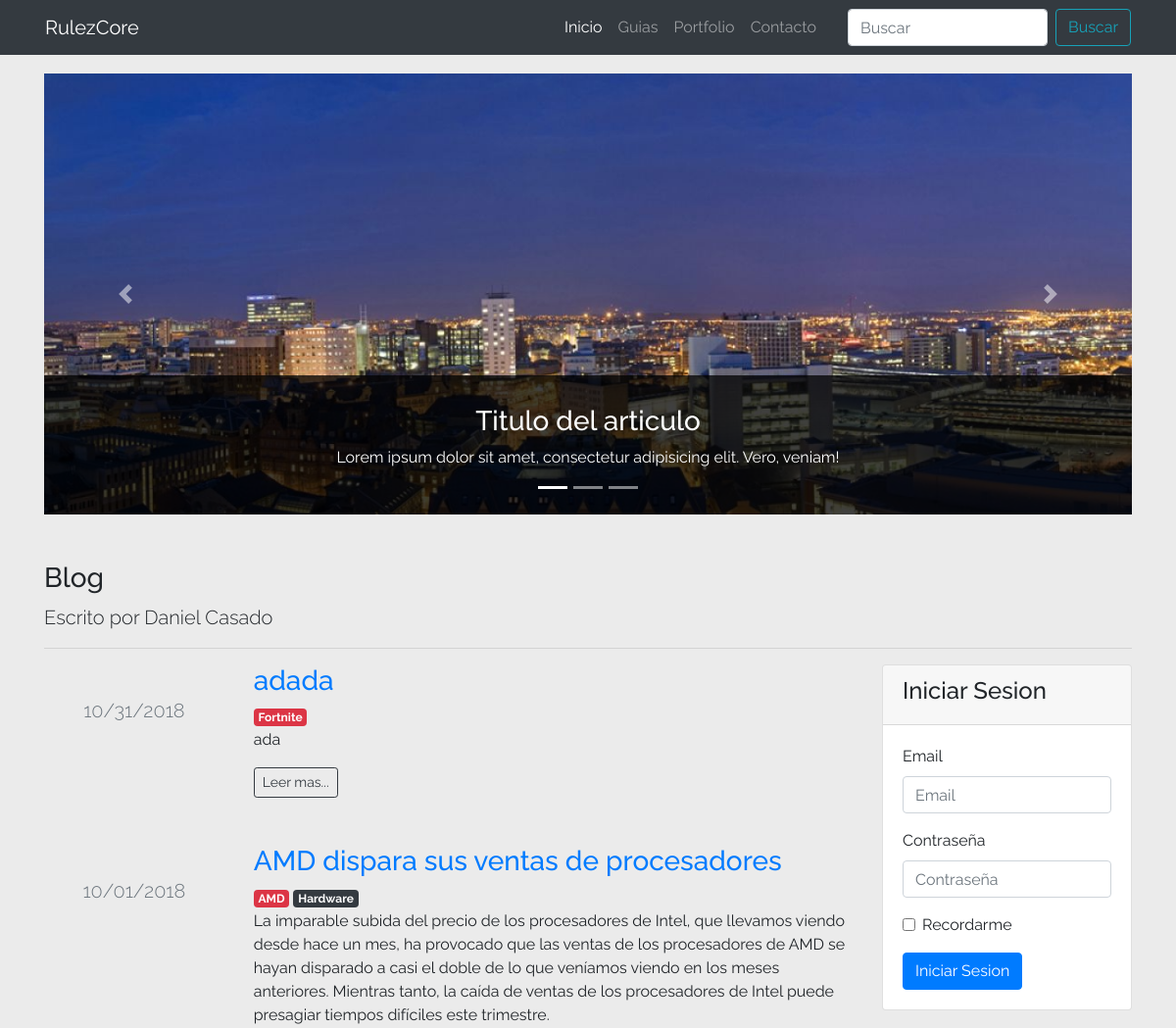
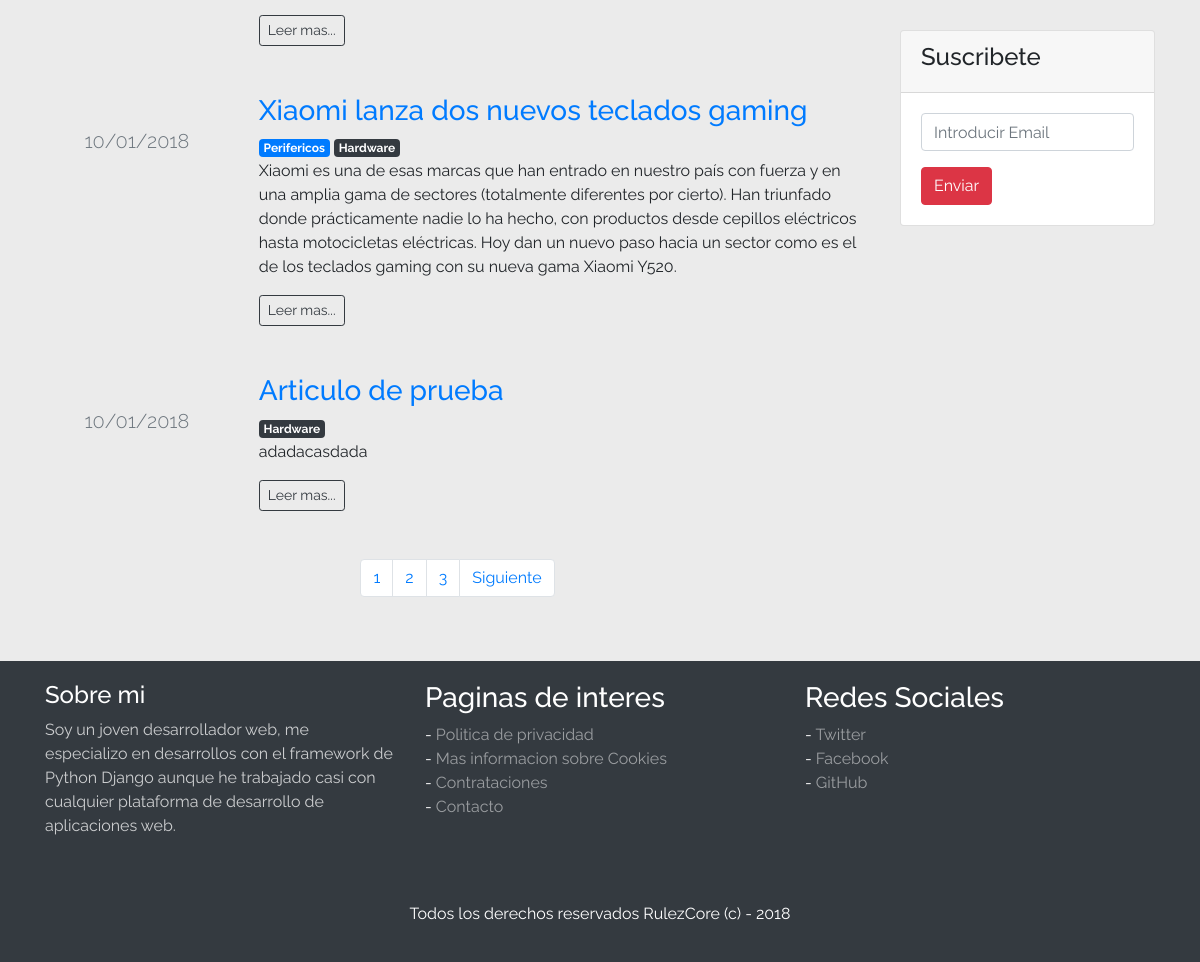
The page / on the database its author committed (2 pictures, top to bottom).
### blog_m/models.py (models this page shows, shortened)
class Post(models.Model):
    title = models.CharField(max_length=150, verbose_name="Titulo")
    tags = models.SlugField(help_text="Separa las etiquetas con ,", verbose_name="Etiquetas")
    author = models.ForeignKey(User, verbose_name="Autor", on_delete=models.PROTECT, null=True)
    content = models.TextField(verbose_name="Contenido")
    categories = models.ManyToManyField(Category, verbose_name="Categorias")
    image = models.ImageField(verbose_name="Imagen", upload_to="blogMedia")
    created = models.DateTimeField(auto_now_add=True, verbose_name="Fecha de publicacion")
    updated = models.DateTimeField(auto_now=True, verbose_name="Ultima actualizacion")
    class Meta:
        verbose_name = "Articulo"
        verbose_name_plural = "Articulos"
        ordering = ['-created']

class Category(models.Model):
    COLOR = (
        ('dark', 'Negro'),
        ('danger', 'Rojo'),
        ('primary', 'Azul'),
        ('success', 'Verde'),
        ('warning', 'Amarillo')
    )
    name = models.CharField(max_length=100, verbose_name="Nombre")
    description = models.CharField(max_length=250, verbose_name="Descipcion")
    c_tag = models.CharField(choices=COLOR, max_length=10, verbose_name="Color de la etiqueta")
    created = models.DateTimeField(auto_now_add=True, verbose_name="Fecha de creacion")
    updated = models.DateTimeField(auto_now=True, verbose_name="Ultima actualizacion")
    class Meta:
        verbose_name = "Categoria"
        verbose_name_plural = "Categorias"
        ordering = ['-created']

### blog_m/views.py (the view)
# urls.py: path('', views.blog, name="blog"),
def blog(request):
    posts = Post.objects.all()
    paginator = Paginator(posts, 4)
    page = request.GET.get('page')
    posts = paginator.get_page(page)
    return render(request, "blog_m/index.html", {'posts': posts})

### blog_m/templates/blog_m/index.html (shortened to what this page needs)
{% extends 'core/base.html' %}
    {% block slider %}
    {% load static %}
    <div class="container">
      <div id="carouselExampleControls" class="carousel slide" data-ride="carousel">
        <ol class="carousel-indicators">
          <li data-target="#carouselExampleControls" data-slide-to="0" class="active"></li>
          <li data-target="#carouselExampleControls" data-slide-to="1"></li>
          <li data-target="#carouselExampleControls" data-slide-to="2"></li>
        </ol>
        <div class="carousel-inner bg-slide">
          <div class="carousel-item active">
            <img class="d-block w-100" src="{% static 'core/images/slider-4.jpg' %}" alt="First slide">
            <div class="carousel-caption">
              <h3>Titulo del articulo</h3>
              <p>Lorem ipsum dolor sit amet, consectetur adipisicing elit. Vero, veniam!</p>
            </div>
          </div>
        </div>
        <a class="carousel-control-prev" href="#carouselExampleControls" role="button" data-slide="prev">
          <span class="carousel-control-prev-icon" aria-hidden="true"></span>
        </a>
        <a class="carousel-control-next" href="#carouselExampleControls" role="button" data-slide="next">
          <span class="carousel-control-next-icon" aria-hidden="true"></span>
        </a>
      </div>
    </div>
    {% endblock %}
      {% block content %}
      <h3>Blog</h3>
      <p class="lead">Escrito por Daniel Casado</p>
      <hr>
      <div class="row">
        <div class="col-12 col-md-9">
          {% for post in posts %}
          <div class="row mb-5">
            <div class="col-3">
              <p class="lead text-center text-muted mt-2">{{post.created|date:"SHORT_DATE_FORMAT"}}</p>
            </div>
            <div class="col-9">
              <a href="#"><h3>{{post.title}}</h3></a>
              {% for category in post.categories.all %}
                <a href="#"><span class="badge badge-{{category.c_tag}}">{{ category.name }} </span></a>
              {% endfor %}
              <p>{{post.content}}</p>
              <a href="" class="btn btn-outline-dark btn-sm">Leer mas...</a>
            </div>
          </div>
          {% endfor %}
          <div class="d-flex justify-content-center">
            <nav aria-label="Page navigation example">
              <ul class="pagination">
                <li class="page-item"><a class="page-link" href="#">1</a></li>
                <li class="page-item"><a class="page-link" href="#">2</a></li>
                <li class="page-item"><a class="page-link" href="#">3</a></li>
                  {% if posts.has_next %}
                    <li class="page-item"><a class="page-link" href="?page={{ posts.next_page_number }}">Siguiente</a></li>
                  {% endif %}
              </ul>
            </nav>
          </div>
        </div>
        <div class="col-12 col-md-3">
          <div class="card">
            <div class="card-header">
                <h4>Iniciar Sesion</h4>
            </div>
            <div class="card-body">
              <form>
                  <div class="form-group">
                    <label for="exampleInputEmail1">Email</label>
                    <input type="email" class="form-control" id="exampleInputEmail1" aria-describedby="emailHelp" placeholder="Email">
                  </div>
                  <div class="form-group">
                    <label for="exampleInputPassword1">Contraseña</label>
                    <input type="password" class="form-control" id="exampleInputPassword1" placeholder="Contraseña">
                  </div>
                  <div class="form-group form-check">
                    <input type="checkbox" class="form-check-input" id="exampleCheck1">
                    <label class="form-check-label" for="exampleCheck1">Recordarme</label>
                  </div>
                  <button type="submit" class="btn btn-primary">Iniciar Sesion</button>
                </form>
            </div>
          </div>
          <div class="card mt-5">
            <div class="card-header">
              <h4>Suscribete</h4>
            </div>
            <div class="card-body">
              <form action="" class=" ">
                <div class="form-group">
                  <input type="email" class="form-control" id="exampleInputEmail2" aria-describedby="emailHelp" placeholder="Introducir Email">
                </div>
                <input type="submit" class="btn btn-danger" value="Enviar">
              </form>
            </div>
          </div>
        </div>
      </div>
      {% endblock %}

### core/templates/core/base.html (shortened to what this page needs)
<!doctype html>
<html lang="es">
  <head>
    {% load static %}
    <link rel="stylesheet" href="https://stackpath.bootstrapcdn.com/bootstrap/4.1.1/css/bootstrap.min.css">
    <link rel="stylesheet" href="https://use.fontawesome.com/releases/v5.1.0/css/all.css">
    <link rel="stylesheet" href="{% static 'core/css/style.css' %}" rel="stylesheet">
  </head>
  <body>
    <header>
      <div class="container-fluid bg-dark fixed-top text-center">
      <nav class="navbar navbar-expand-lg navbar navbar-dark bg-dark container ">
        <a class="navbar-brand" href="#">
          RulezCore
        </a>
        <div class="collapse navbar-collapse" id="navbarSupportedContent">
          <ul class="navbar-nav ml-auto">
            <li class="nav-item active">
              <a class="nav-link" href="/">Inicio <span class="sr-only">(current)</span></a>
            </li>
            <li class="nav-item">
              <a class="nav-link" href="/guides">Guias</a>
            </li>
            <li class="nav-item">
              <a href="portfolio.html" class="nav-link">Portfolio</a>
            </li>
            <li class="nav-item">
              <a href="contact.html" class="nav-link mr-md-4">Contacto</a>
            </li>
          </ul>
          <form class="form-inline d-flex flex-column flex-sm-row">
            <input class="form-control " type="search" placeholder="Buscar" aria-label="Search">
            <button class="btn btn-outline-info my-2 my-sm-0 ml-2" type="submit">Buscar</button>
          </form>
        </div>
      </nav>
    </div>
    </header>
    {% block slider %}
    {% endblock %}
    <main class="container mb-5 mt-5">
        {% block content %} {% endblock %}
    </main>
    <footer class="bg-dark">
      <div class="container">
        <div class="row">
          <div class="col-12 col-md-4">
            <h4>Sobre mi</h4>
            <p class=" about-text">Soy un joven desarrollador web, me especializo en desarrollos con el framework de Python Django aunque he trabajado casi con cualquier plataforma de desarrollo de aplicaciones web.</p>
          </div>
          <div class="col-12 col-md-4">
            <h3>Paginas de interes</h3>
            <ul class="nav flex-column link-slider">
              <li> - <a href="">Politica de privacidad</a></li>
              <li> - <a href="">Mas informacion sobre Cookies</a></li>
              <li> - <a href="">Contrataciones</a></li>
              <li> - <a href="">Contacto</a></li>
            </ul>
          </div>
          <div class="col-12 col-md-4">
            <h3>Redes Sociales</h3>
            <ul class="nav flex-column link-slider">
                <li> - <a href="">Twitter</a></li>
                <li> - <a href="">Facebook</a></li>
                <li> - <a href="">GitHub</a></li>
              </ul>
          </div>
        </div>
        <div class="row mt-5">
          <div class="col-12 text-center">
            <p>Todos los derechos reservados RulezCore (c) - 2018</p>
          </div>
        </div>
      </div>
    </footer>
  </body>
</html>

### core/static/core/css/style.css (style rules this page uses)
body { background: #EBEBEB; font-family: 'Raleway', sans-serif; }
footer { color: #fff; padding: 20px; text-decoration: none; }
.carousel-caption { background-color: rgba(0,0,0,0.75); width: 100%; bottom: 0; left: 0; padding: 30px 0px; }
header { margin-bottom: 75px; }
.carousel img { height: 100%; max-height: 450px; }
.link-slider a { color: rgba(255,255,255,.5); margin: 0px; }
.about-text { color: rgba(255,255,255,.75); }

### rows shown on the page
Post: created "10/31/2018", title "adada", content "ada"
Category: name "Fortnite"
Post: created "10/01/2018", title "AMD dispara sus ventas de procesadores", content "La imparable subida del precio de los procesadores de Intel, que llevamos viendo desde hace un mes, ha provocado que las ventas de los procesadores de AMD se hayan disparado a casi el doble de lo que veníamos viendo en los meses anteriores. Mientras tanto, la caída de ventas de los procesadores de Intel puede presagiar tiempos difíciles este trimestre."
Category: name "AMD"
Category: name "Hardware"
Post: created "10/01/2018", title "Xiaomi lanza dos nuevos teclados gaming", content "Xiaomi es una de esas marcas que han entrado en nuestro país con fuerza y en una amplia gama de sectores (totalmente diferentes por cierto). Han triunfado donde prácticamente nadie lo ha hecho, con productos desde cepillos eléctricos hasta motocicletas eléctricas. Hoy dan un nuevo paso hacia un sector como es el de los teclados gaming con su nueva gama Xiaomi Y520."
Category: name "Perifericos"
Post: created "10/01/2018", title "Articulo de prueba", content "adadacasdada"
